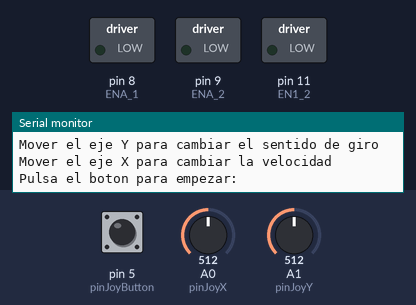
Recording of a sketch running on a simulated Arduino Uno, built with avr-gcc and run on an emulated ATmega328P. Shown: switched loads named in the sketch (green lamp = pin HIGH), the last lines printed to the serial monitor. Inputs (shaded band) come from the test bench; at power-on: pin 5 (pinJoyButton) HIGH, A1 (pinJoyY) = 512, A0 (pinJoyX) = 512.

Above: at 1.2 s.
1.3 s: pin 5 (pinJoyButton) pulled LOW for 3.2 s
At 5.3 s:
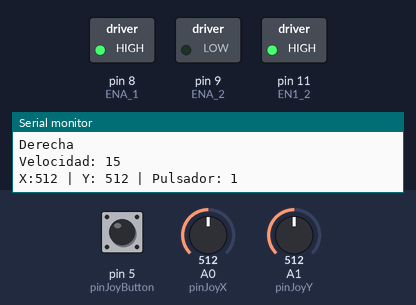
6.0 s: A1 (pinJoyY) set to 473
8.9 s: A1 (pinJoyY) set to 444
At 11.1 s:
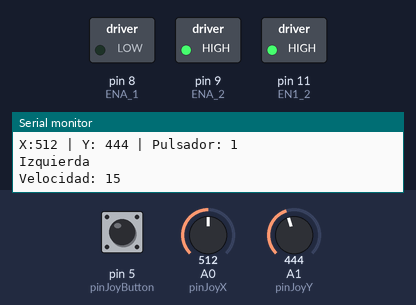
11.4 s: A0 (pinJoyX) set to 54
14.4 s: A0 (pinJoyX) set to 49
At 16.6 s:
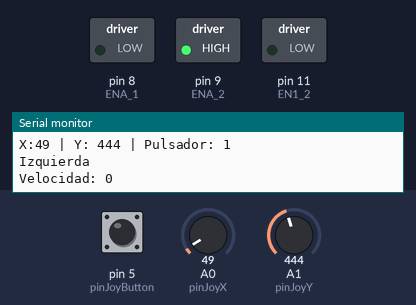
16.9 s: A1 (pinJoyY) set to 551
19.9 s: A1 (pinJoyY) set to 571
At 21.4 s:
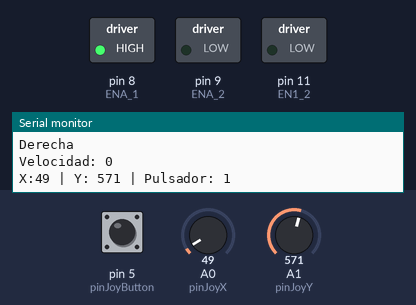
Timing chart, 0 to 22.9 s (numbered marks = the images above; inputs shaded):
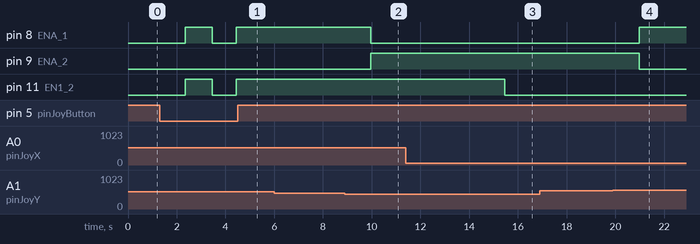

Measured:
- the behaviour switches between 462 and 461 on A1 (pinJoyY) (found by bisection; images 1 and 2)
- the behaviour switches between 52 and 51 on A0 (pinJoyX) (found by bisection; images 2 and 3)
- the behaviour switches between 562 and 563 on A1 (pinJoyY) (found by bisection; images 3 and 4)
- after the input at 1.3 s, pin 8 (ENA_1), pin 11 (EN1_2): LOW → HIGH after 1.0 s, → LOW 1.1 s later, → HIGH 1.0 s later
- after the input at 8.9 s, pin 8 (ENA_1): HIGH → LOW after 1.1 s; pin 9 (ENA_2): LOW → HIGH after 1.1 s
- after the input at 14.4 s, pin 11 (EN1_2): HIGH → LOW after 1.1 s
- after the input at 19.9 s, pin 8 (ENA_1): LOW → HIGH after 1.1 s; pin 9 (ENA_2): HIGH → LOW after 1.1 s

The sketch:

sketch_apr17-04-24.ino
```cpp
#include <Arduino.h>

// Definiciones de constantes y variables globales
#define ENA_1 8  // Pin de habilitación 1A
#define ENA_2 9  // Pin de habilitación 2A
#define EN1_2 11   // Pin de control 1-2

#define pinJoyX A0
#define pinJoyY A1

int speed = 0;         // Variable de velocidad (0-255)
int potRead = 0;       // Variable de lectura del potenciómetro
bool turnRight = true; // Variable para decidir la dirección de giro


const int pinJoyButton = 5;
int Xvalue = 0;
int Yvalue = 0;
bool buttonValue = false;
bool OsnOff = false;

void setup()
{
  // put your setup code here, to run once:
  Serial.begin(9600);
  pinMode(pinJoyButton, INPUT_PULLUP);
  pinMode(pinJoyX, INPUT);
  pinMode(pinJoyY, INPUT);
  pinMode(ENA_1, OUTPUT);
  pinMode(ENA_2, OUTPUT);
  pinMode(EN1_2, OUTPUT);

  Serial.println("Modo de uso del Joystick: ejes X e Y y pulsador ");
  Serial.println("X: 0 a 1023 -> velocidad | Y: 0 a 1 -> Izq(0) o Derch(1) | Pulsador: 0 o 1");
  Serial.println("Pulsar el pulsador para encender o apagar el motor");
  Serial.println("Mover el eje Y para cambiar el sentido de giro");
  Serial.println("Mover el eje X para cambiar la velocidad");

  Serial.println("Pulsa el boton para empezar: ");
  while (digitalRead(pinJoyButton) == 1){
    delay(100);
  }

}

void loop() {
  // leer valores
  Xvalue = analogRead(pinJoyX);
  delay(1); // pausa entre lecturas analógicas recomendable
  Yvalue = analogRead(pinJoyY);
  buttonValue = digitalRead(pinJoyButton);
  // mostrar valores por serial
  Serial.print("X:");
  Serial.print(Xvalue);
  Serial.print(" | Y: ");
  Serial.print(Yvalue);
  Serial.print(" | Pulsador: ");
  Serial.println(buttonValue);
  delay(1000); // Una muestra por segundo

  if (buttonValue == 0){
    if (OsnOff == false){
      OsnOff = true;
      encender();
    }else{
      OsnOff = false;
      detener();
    }
  }

  if (OsnOff == true){
    comprobarSentido(Yvalue);
    manejarVelocidad(Xvalue);
  }

}

void detener(){
  Serial.println("Deteniendo");
  digitalWrite(ENA_1, LOW);
  digitalWrite(ENA_2, LOW);
  digitalWrite(EN1_2, LOW);
  speed = 0;

}

void encender(){
  Serial.println("Encendiendo");

}

void comprobarSentido(int valorY){

  potRead = valorY;

  // Decidir la dirección de giro
  const int zonaMuerta = 50; // Definir el tamaño de la zona muerta
  if (potRead < 512 - zonaMuerta || potRead > 512 + zonaMuerta) {
    turnRight = potRead > 512;
  }

  if (turnRight) {
    digitalWrite(EN1_2, speed);
    digitalWrite(ENA_1, HIGH);
    digitalWrite(ENA_2, LOW);
  } else {
    digitalWrite(EN1_2, speed);
    digitalWrite(ENA_1, LOW);
    digitalWrite(ENA_2, HIGH);
  }

  Serial.println(turnRight ? "Derecha" : "Izquierda");
}


void manejarVelocidad(int valorX){

  // Decidir la velocidad
  speed = map(valorX, 20, 1023, 0, 32);

  // Mostrar los valores en el puerto serial
  Serial.print("Velocidad: ");
  Serial.println(speed);

  // Controlar los motores
  if (turnRight) {
    digitalWrite(EN1_2, speed);
    digitalWrite(ENA_1, HIGH);
    digitalWrite(ENA_2, LOW);
  } else {
    digitalWrite(EN1_2, speed);
    digitalWrite(ENA_1, LOW);
    digitalWrite(ENA_2, HIGH);
  }

  delay(100);


}
```
